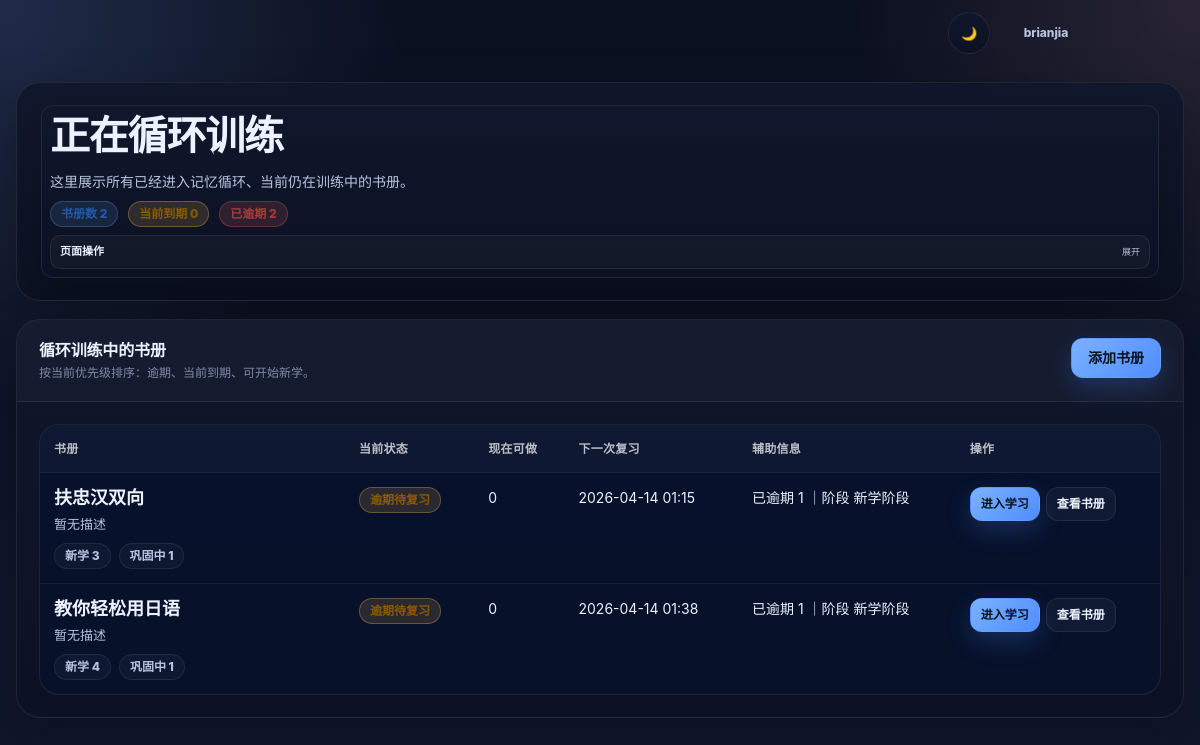
The page /books/active/ (signed in) on the database as committed earlier.
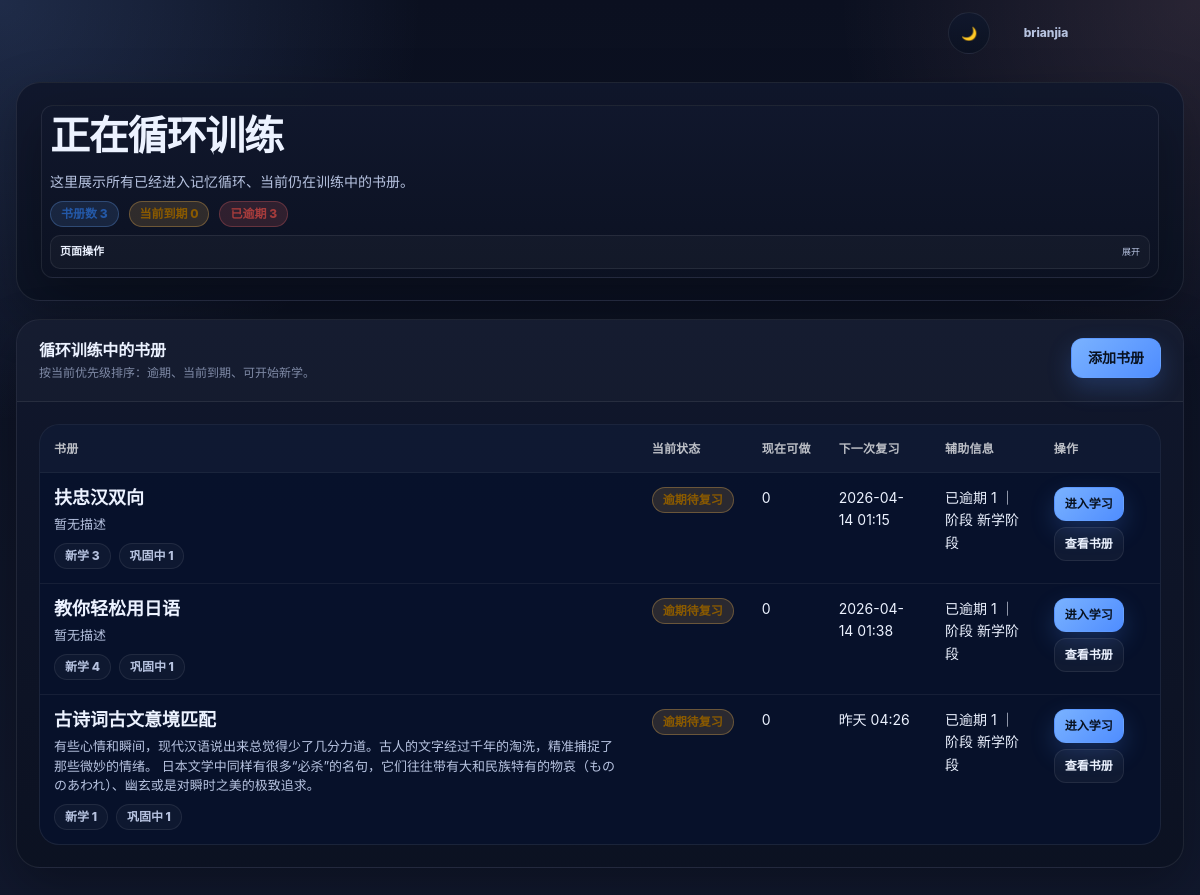
The same page on the database as committed later.
### app/train/models.py (models this page shows, shortened)
class Book(models.Model):
    owner = models.ForeignKey(User, on_delete=models.CASCADE)
    title = models.CharField(max_length=200)
    description = models.TextField(blank=True)

### app/train/views/book_views.py (the view)
# urls.py: path("books/active/", active_training_books, name="active-training-books"),
@login_required
def active_training_books(request):
    books = list(Book.objects.filter(owner=request.user).order_by("-id"))
    raw_book_cycle_summary = get_dashboard_books_cycle_summary(request.user, books)
    book_cycle_summary = []
    for item in raw_book_cycle_summary:
        if not isinstance(item, dict):
            book_cycle_summary.append(item)
            continue
        row = dict(item)
        book_obj = row.get("book")
        if book_obj:
            row["id"] = row.get("id") or getattr(book_obj, "id", None)
            row["book_id"] = row.get("book_id") or getattr(book_obj, "id", None)
            row["title"] = row.get("title") or getattr(book_obj, "title", "")
            row["description"] = row.get("description") or getattr(book_obj, "description", "")
        else:
            row["id"] = row.get("id") or row.get("book_id")
            row["book_id"] = row.get("book_id") or row.get("id")
            row["title"] = row.get("title") or ""
            row["description"] = row.get("description") or ""
        row["pending_count"] = row.get(
            "pending_count",
            row.get("due_now_count", row.get("today_due_count", 0))
        )
        row["in_progress_count"] = row.get("in_progress_count", row.get("short_count", 0))
        row["mastered_count"] = row.get("mastered_count", row.get("long_count", 0))
        row["current_stage"] = row.get("current_stage") or row.get("main_stage") or "暂无阶段信息"
        row["current_stage_label"] = row.get("current_stage_label") or row["current_stage"]
        row["next_review_display"] = row.get("next_review_display") or row.get("next_review_text") or "未安排"
        focus_lesson_id = None
        if row.get("book_id"):
            focus_memory = (
                QuestionMemory.objects
                .filter(
                    user=request.user,
                    question__lesson__book_id=row["book_id"],
                )
                .select_related("question__lesson")
                .order_by("next_review_at", "question__lesson__id", "question__id")
                .first()
            )
            if focus_memory and getattr(focus_memory, "question", None):
                focus_lesson_id = getattr(focus_memory.question, "lesson_id", None)
        row["focus_lesson_id"] = focus_lesson_id
        overdue_count = row.get("overdue_count") or 0
        due_now_count = row.get("due_now_count", row.get("today_due_count", 0)) or 0
        new_count = row.get("new_count") or 0
        row["today_due_count"] = due_now_count
        row["due_now_count"] = due_now_count
        row["today_actionable_count"] = overdue_count + due_now_count + new_count
        row["is_today_actionable"] = row["today_actionable_count"] > 0
        if overdue_count > 0:
            row["priority_status"] = "overdue"
            row["priority_status_label"] = "逾期待复习"
        elif due_now_count > 0:
            row["priority_status"] = "due_today"
            row["priority_status_label"] = "当前到期"
        elif new_count > 0:
            row["priority_status"] = "new_available"
            row["priority_status_label"] = "可开始新学"
        else:
            row["priority_status"] = "idle"
            row["priority_status_label"] = "今日无任务"
        book_cycle_summary.append(row)
    def _priority_sort_key(x):
        overdue_count = x.get("overdue_count") or 0
        due_now_count = x.get("due_now_count", x.get("today_due_count", 0)) or 0
        pending_count = x.get("pending_count") or 0
        new_count = x.get("new_count") or 0
        next_review_text = x.get("next_review_text") or ""
        next_review_missing = 1 if next_review_text in {"", "未安排", "待安排"} else 0
        priority_rank = (
            0 if overdue_count > 0
            else 1 if due_now_count > 0
            else 2 if new_count > 0
            else 9
        )
        return (
            priority_rank,
            -overdue_count,
            -due_now_count,
            -pending_count,
            next_review_missing,
            next_review_text,
            x.get("id") or x.get("book_id") or 0,
        )
    active_books = [
        row for row in book_cycle_summary
        if row.get("is_today_actionable")
    ]
    active_books = sorted(
        active_books,
        key=_priority_sort_key
    )
    active_books_total = len(active_books)
    today_due_total = sum((row.get("due_now_count", row.get("today_due_count", 0)) or 0) for row in active_books)
    today_overdue_total = sum((row.get("overdue_count") or 0) for row in active_books)
    return render(request, "train/active_training_books.html", {
        "active_books": active_books,
        "active_books_total": active_books_total,
        "today_due_total": today_due_total,
        "today_overdue_total": today_overdue_total,
    })

### app/train/views/train_views.py (called while the page is built)
def _next_review_text(next_review_at):
    if not next_review_at:
        return "待安排"
    local_dt = timezone.localtime(next_review_at)
    now = timezone.localtime(timezone.now())
    day_diff = (local_dt.date() - now.date()).days
    if day_diff == 0:
        return f"今天 {local_dt.strftime('%H:%M')}"
    if day_diff == 1:
        return f"明天 {local_dt.strftime('%H:%M')}"
    if day_diff == -1:
        return f"昨天 {local_dt.strftime('%H:%M')}"
    return local_dt.strftime("%Y-%m-%d %H:%M")

### app/train/templates/train/active_training_books.html (shortened to what the changed rows need)
{% extends "train/base_train.html" %}
{% load static %}
{% block extra_css %}
<link rel="stylesheet" href="{% static 'train/css/theme.css' %}">
{% endblock %}
{% block content %}
<div class="active-training-page">
    <div class="active-training-shell">
        <section class="section-card active-hero">
            <div class="page-head">
                <div class="page-head__main">
                    <h1 class="active-hero-title">正在循环训练</h1>
                </div>
                <div class="page-head__meta">
                    <span class="hero-chip primary">书册数 {{ active_books_total }}</span>
                    <span class="hero-chip warning">当前到期 {{ today_due_total }}</span>
                    <span class="hero-chip danger">已逾期 {{ today_overdue_total }}</span>
                </div>
            </div>
        </section>
        <section class="section-card">
            <div class="section-header section-header--with-action">
                <div>
                    <h2 class="section-title">循环训练中的书册</h2>
                </div>
            </div>
            <div class="section-body">
                {% if active_books %}
                    <div class="active-books-desktop">
                        <div class="active-table-wrap">
                            <table class="active-table">
                                <thead>
                                    <tr>
                                        <th>书册</th>
                                        <th>当前状态</th>
                                        <th>现在可做</th>
                                        <th>下一次复习</th>
                                        <th>辅助信息</th>
                                        <th>操作</th>
                                    </tr>
                                </thead>
                                <tbody>
                                    {% for book in active_books %}
                                        {% firstof book.focus_lesson_id book.current_lesson_id book.first_lesson_id as start_lesson_id %}
                                        {% firstof book.current_stage_label book.stage_label book.current_stage "暂无阶段信息" as book_stage %}
                                        {% firstof book.next_review_text book.next_review_display "未安排" as book_next_review %}
                                        {% firstof book.due_now_count book.today_due_count "0" as book_due_now_count %}
                                        {% firstof book.overdue_count "0" as book_overdue_count %}
                                        {% firstof book.new_count "0" as book_new_count %}
                                        {% firstof book.in_progress_count "0" as book_in_progress_count %}
                                        {% firstof book.priority_status_label "暂无安排" as book_priority_status_label %}
                                        <tr>
                                            <td class="active-book-main">
                                                <div class="active-book-title">{{ book.title }}</div>
                                                <div class="active-book-desc">{{ book.description|default:"暂无描述" }}</div>
                                                <div class="active-book-meta">
                                                    <span class="mini-chip">新学 {{ book_new_count }}</span>
                                                    <span class="mini-chip">巩固中 {{ book_in_progress_count }}</span>
                                                </div>
                                            </td>
                                            <td>
                                                <span class="status-chip warning">{{ book_priority_status_label }}</span>
                                            </td>
                                            <td>{{ book_due_now_count }}</td>
                                            <td>{{ book_next_review }}</td>
                                            <td>
                                                已逾期 {{ book_overdue_count }}
                                                ｜阶段 {{ book_stage }}
                                            </td>
                                            <td>
                                                <div class="active-table-actions">
                                                    {% if start_lesson_id %}
                                                        <a href="{% url 'lesson-train' start_lesson_id %}" class="primary-btn">进入学习</a>
                                                    {% elif book.id %}
                                                        <a href="{% url 'book-detail' book.id %}" class="primary-btn">进入学习</a>
                                                    {% elif book.book_id %}
                                                        <a href="{% url 'book-detail' book.book_id %}" class="primary-btn">进入学习</a>
                                                    {% endif %}
                                                    {% if book.id %}
                                                        <a href="{% url 'book-detail' book.id %}" class="secondary-btn">查看书册</a>
                                                    {% elif book.book_id %}
                                                        <a href="{% url 'book-detail' book.book_id %}" class="secondary-btn">查看书册</a>
                                                    {% endif %}
                                                </div>
                                            </td>
                                        </tr>
                                    {% endfor %}
                                </tbody>
                            </table>
                        </div>
                    </div>
                {% else %}
                    <div class="empty-card">
                        <div class="empty-title">当前没有正在循环训练的书册</div>
                        <div>当书册开始进入记忆循环后，这里会显示全部正在训练中的书册。</div>
                    </div>
                {% endif %}
            </div>
        </section>
    </div>
</div>
{% endblock %}

Rows that differ between the two databases and show on the page:
added Book: title "古诗词古文意境匹配", description "有些心情和瞬间，现代汉语说出来总觉得少了几分力道。古人的文字经过千年的淘洗，精准捕捉了那些微妙的情绪。 日本文学中同样有很多“必杀”的名句，它们往往带有大和民族特有的物哀（もののあわれ）、幽玄或是对瞬时之美的极致追求。"
Other text that changed with them:
{{ active_books_total }}: "2" → "3"
{{ today_overdue_total }}: "2" → "3"
new list line: "新学 1 巩固中 1 逾期待复习 0 昨天 04:26 已逾期 1 ｜阶段 新学阶段 进入学习 查看书册"
